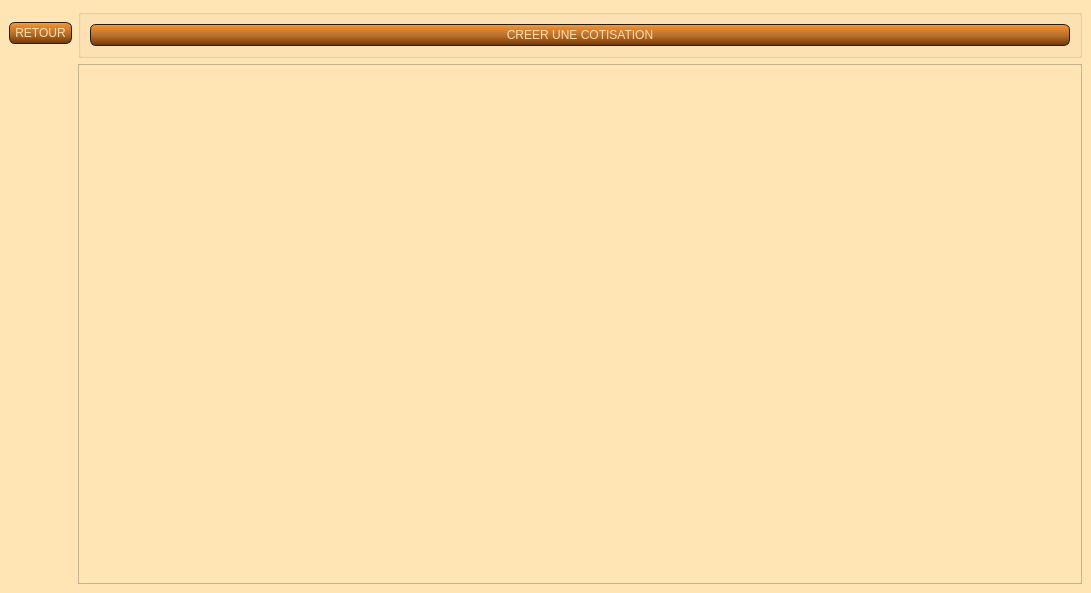
<?xml version="1.0" encoding="UTF-8"?>
<ui version="4.0">
 <class>liste_tarif</class>
 <widget class="QMainWindow" name="liste_tarif">
  <property name="geometry">
   <rect>
    <x>0</x>
    <y>0</y>
    <width>1091</width>
    <height>593</height>
   </rect>
  </property>
  <property name="windowTitle">
   <string>AssoGestion - Liste cotisations - AMSE</string>
  </property>
  <property name="styleSheet">
   <string notr="true">QWidget
{
    background-color: #FFE5B4;
}
QLineEdit
{
    background-color: QLinearGradient( x1: 0, y1: 0, x2: 0, y2: 1, stop: 0 #FFDEAD, stop: 0.1 #FAD5A5, stop: 0.5 #F4BB44, stop: 0.9 #FFAC1C, stop: 1 #E49B0F);
    padding: 1px;
    border-style: solid;
    border: 1px solid #1e1e1e;
    border-radius: 5;
}

QPushButton
{
    color: #FFDEAD;
    background-color: QLinearGradient( x1: 0, y1: 0, x2: 0, y2: 1, stop: 0 #FFAC1C, stop: 0.1 #F28C28, stop: 0.5 #B87333, stop: 0.9 #8B4000, stop: 1 #464646);
    border-width: 1px;
    border-color: #1e1e1e;
    border-style: solid;
    border-radius: 6;
    padding: 3px;
    font-size: 12px;
    padding-left: 5px;
    padding-right: 5px;
    min-width: 40px;
}

QPushButton:pressed
{
    background-color: QLinearGradient( x1: 0, y1: 0, x2: 0, y2: 1, stop: 0 #2d2d2d, stop: 0.1 #2b2b2b, stop: 0.5 #292929, stop: 0.9 #282828, stop: 1 #252525);
}

QComboBox
{
	color: #FFDEAD;
    selection-background-color: #FFDEAD;
    background-color: QLinearGradient( x1: 0, y1: 0, x2: 0, y2: 1, stop: 0 #FFAC1C, stop: 0.1 #F28C28, stop: 0.5 #B87333, stop: 0.9 #8B4000, stop: 1 #464646);
    border-style: solid;
    border: 1px solid #1e1e1e;
    border-radius: 5;
}

QComboBox:hover,QPushButton:hover
{
    border: 2px solid QLinearGradient( x1: 0, y1: 0, x2: 0, y2: 1, stop: 0 #FFAC1C, stop: 1 #F28C28);
}


QComboBox:on
{
    padding-top: 3px;
    padding-left: 4px;
    background-color: QLinearGradient( x1: 0, y1: 0, x2: 0, y2: 1, stop: 0 #2d2d2d, stop: 0.1 #2b2b2b, stop: 0.5 #292929, stop: 0.9 #282828, stop: 1 #252525);
    selection-background-color: #ffaa00;
}

QComboBox QAbstractItemView
{
    border: 2px solid darkgray;
    selection-background-color: QLinearGradient( x1: 0, y1: 0, x2: 0, y2: 1, stop: 0 #ffa02f, stop: 1 #d7801a);
}

QComboBox::drop-down
{
     subcontrol-origin: padding;
     subcontrol-position: top right;
     width: 15px;

     border-left-width: 0px;
     border-left-color: darkgray;
     border-left-style: solid; /* just a single line */
     border-top-right-radius: 3px; /* same radius as the QComboBox */
     border-bottom-right-radius: 3px;
 }


QScrollBar:horizontal {
     border: 1px solid #222222;
     background: QLinearGradient( x1: 0, y1: 0, x2: 0, y2: 1, stop: 0.0 #121212, stop: 0.2 #282828, stop: 1 #484848);
     height: 7px;
     margin: 0px 16px 0 16px;
}

QScrollBar::handle:horizontal
{
      background: QLinearGradient( x1: 0, y1: 0, x2: 1, y2: 0, stop: 0 #ffa02f, stop: 0.5 #d7801a, stop: 1 #ffa02f);
      min-height: 20px;
      border-radius: 2px;
}

QScrollBar::add-line:horizontal {
      border: 1px solid #1b1b19;
      border-radius: 2px;
      background: QLinearGradient( x1: 0, y1: 0, x2: 1, y2: 0, stop: 0 #ffa02f, stop: 1 #d7801a);
      width: 14px;
      subcontrol-position: right;
      subcontrol-origin: margin;
}

QScrollBar::sub-line:horizontal {
      border: 1px solid #1b1b19;
      border-radius: 2px;
      background: QLinearGradient( x1: 0, y1: 0, x2: 1, y2: 0, stop: 0 #ffa02f, stop: 1 #d7801a);
      width: 14px;
     subcontrol-position: left;
     subcontrol-origin: margin;
}

QScrollBar::right-arrow:horizontal, QScrollBar::left-arrow:horizontal
{
      border: 1px solid black;
      width: 1px;
      height: 1px;
      background: white;
}

QScrollBar::add-page:horizontal, QScrollBar::sub-page:horizontal
{
      background: none;
}

QScrollBar:vertical
{
      background: QLinearGradient( x1: 0, y1: 0, x2: 1, y2: 0, stop: 0.0 #121212, stop: 0.2 #282828, stop: 1 #484848);
      width: 7px;
      margin: 16px 0 16px 0;
      border: 1px solid #222222;
}

QScrollBar::handle:vertical
{
      background: QLinearGradient( x1: 0, y1: 0, x2: 0, y2: 1, stop: 0 #ffa02f, stop: 0.5 #d7801a, stop: 1 #ffa02f);
      min-height: 20px;
      border-radius: 2px;
}

QScrollBar::add-line:vertical
{
      border: 1px solid #1b1b19;
      border-radius: 2px;
      background: QLinearGradient( x1: 0, y1: 0, x2: 0, y2: 1, stop: 0 #ffa02f, stop: 1 #d7801a);
      height: 14px;
      subcontrol-position: bottom;
      subcontrol-origin: margin;
}

QScrollBar::sub-line:vertical
{
      border: 1px solid #1b1b19;
      border-radius: 2px;
      background: QLinearGradient( x1: 0, y1: 0, x2: 0, y2: 1, stop: 0 #d7801a, stop: 1 #ffa02f);
      height: 14px;
      subcontrol-position: top;
      subcontrol-origin: margin;
}

QScrollBar::up-arrow:vertical, QScrollBar::down-arrow:vertical
{
      border: 1px solid black;
      width: 1px;
      height: 1px;
      background: white;
}


QScrollBar::add-page:vertical, QScrollBar::sub-page:vertical
{
      background: none;
}

QHeaderView::section:horizontal
{
    background-color: QLinearGradient( x1: 0, y1: 0, x2: 0, y2: 1, stop: 0 #FFAC1C, stop: 0.1 #F28C28, stop: 0.5 #B87333, stop: 0.9 #8B4000, stop: 1 #464646);
    color: #FFDEAD;;
    padding-left: 4px;
    border: 1px solid #6c6c6c;
}
QHeaderView::section:vertical
{
    background-color: QLinearGradient( x1: 0, y1: 0, x2: 0, y2: 1, stop: 0 #FFAC1C, stop: 0.1 #F28C28, stop: 0.5 #B87333, stop: 0.9 #8B4000, stop: 1 #464646);
    color: #FFDEAD;;
    padding-left: 4px;
    border: 1px solid #6c6c6c;
}
QTableWidget QTableCornerButton::section {
    background-color: QLinearGradient( x1: 0, y1: 0, x2: 0, y2: 1, stop: 0 #FFAC1C, stop: 0.1 #F28C28, stop: 0.5 #B87333, stop: 0.9 #8B4000, stop: 1 #464646);
}
QTableWidget::item:selected{ background-color: QLinearGradient( x1: 0, y1: 0, x2: 0, y2: 1, stop: 0 #FFDEAD, stop: 0.1 #FAD5A5, stop: 0.5 #F4BB44, stop: 0.9 #FFAC1C, stop: 1 #E49B0F); }

QDateEdit
{
border : 2px solid #E49B0F;
background-color : QLinearGradient( x1: 0, y1: 0, x2: 0, y2: 1, stop: 0 #FFDEAD, stop: 0.1 #FAD5A5, stop: 0.5 #F4BB44, stop: 0.9 #FFAC1C, stop: 1 #E49B0F);;
padding : 5px;
}
QDateEdit::up-arraow
{
border : 2px solid black;
background-color : lightgreen;

}
QDateEdit::down-arrow
{
background-color : #E49B0F;
}

QTabWidget::tab-bar {
   border: 1px solid #E49B0F;
}

QTabBar::tab {
  background: #8B4000;
  color: white;
  padding: 10px;
 }

 QTabBar::tab:selected {
  background: #E49B0F;
 }

QTabWidget::pane { 
   border: none;
}</string>
  </property>
  <widget class="QWidget" name="centralwidget">
   <layout class="QGridLayout" name="gridLayout">
    <item row="0" column="1">
     <widget class="QGroupBox" name="groupBox">
      <property name="title">
       <string/>
      </property>
      <layout class="QGridLayout" name="gridLayout_2">
       <item row="0" column="0">
        <widget class="QPushButton" name="button_creation_cotisation">
         <property name="text">
          <string>CREER UNE COTISATION</string>
         </property>
         <property name="icon">
          <iconset>
           <normaloff>image/sign-in-alt.png</normaloff>image/sign-in-alt.png</iconset>
         </property>
        </widget>
       </item>
      </layout>
     </widget>
    </item>
    <item row="1" column="1">
     <widget class="QTableWidget" name="tab_cotisation">
      <property name="editTriggers">
       <set>QAbstractItemView::NoEditTriggers</set>
      </property>
      <property name="sortingEnabled">
       <bool>true</bool>
      </property>
     </widget>
    </item>
    <item row="0" column="0">
     <widget class="QPushButton" name="button_retour">
      <property name="text">
       <string>RETOUR</string>
      </property>
     </widget>
    </item>
   </layout>
  </widget>
 </widget>
 <tabstops>
  <tabstop>button_creation_cotisation</tabstop>
  <tabstop>tab_cotisation</tabstop>
 </tabstops>
 <resources/>
 <connections/>
</ui>
